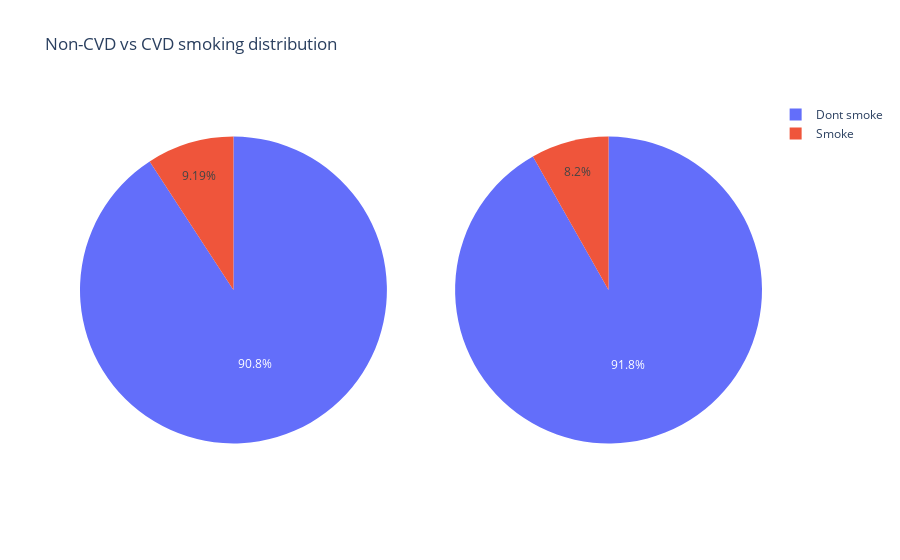

The cell this chart's notebook holds for it:
### Markdown cell above
##### Smoking

### Code cell
#Smoking
cvd = cleanedData.loc[cleanedData['cardio'] == 1, 'smoke'].copy()
non_cvd = cleanedData.loc[cleanedData['cardio'] == 0, 'smoke'].copy()

fig = make_subplots(rows=1, cols=2, specs=[[{"type": "pie"}, {"type": "pie"}]])

fig.update_layout(title_text="Non-CVD vs CVD smoking distribution", template="plotly_white")
fig.add_trace(go.Pie(values=non_cvd.value_counts().values,labels=['Dont smoke', 'Smoke']),row=1, col=1)
fig.add_trace(go.Pie(values=cvd.value_counts().values,labels=['Dont smoke', 'Smoke']),row=1, col=2)
fig.show()

### Figure 1 — Plotly figure (JSON) as saved in the notebook; plotly's stock layout.template omitted (floating-point values rounded to 4 significant figures)
{"data": [{"domain": {"x": [0, 0.45], "y": [0, 1]}, "labels": ["Dont smoke", "Smoke"], "type": "pie", "values": [31073, 3146]}, {"domain": {"x": [0.55, 1], "y": [0, 1]}, "labels": ["Dont smoke", "Smoke"], "type": "pie", "values": [30360, 2713]}], "layout": {"title": {"text": "Non-CVD vs CVD smoking distribution"}}}
